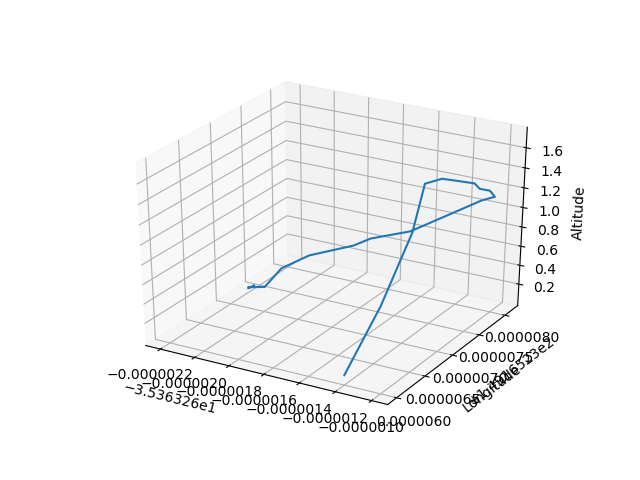

Recreate this plot in Python.
import dronekit
import time
import numpy as np
import plot

home_location = dronekit.LocationGlobalRelative(0, 0, 0)

def sliding_mode_control(state, ref, Ks):
    e = ref - state
    u = np.dot(Ks, np.sign(e))
    
    return u

def arm_takeoff(vehicle, altitude, scanning, plotting):
    global home_location
    home_location = vehicle.location.global_relative_frame
    
    print("Pre-arm checks")
    while not vehicle.is_armable:
        print("Waiting for vehicle to initialize...")
        time.sleep(1)

    print("Arming motors")
    vehicle.mode = dronekit.VehicleMode("ACRO")
    vehicle.armed = True
    while not vehicle.armed:
        print("Waiting for arming...")
        time.sleep(1)
    
    state = np.array([[vehicle.location.global_relative_frame.lat], [vehicle.location.global_relative_frame.lon]])
    ref = np.array([[vehicle.home_location.lat], [vehicle.home_location.lon]])
    Ks = np.array([[1.0, 0.0], [0.0, 1.0]])

    print("Take off!")
    while True:
         # Get the current state of the vehicle
        state = np.array([[vehicle.location.global_relative_frame.lat], [vehicle.location.global_relative_frame.lon]])

        # Run the Sliding Mode Control to generate control inputs
        u_control = sliding_mode_control(state, ref, Ks)
        
        print("Take Off Data : ")
        print(vehicle.location.global_relative_frame)
        if scanning: print("Lidar Sensor Distance (m)", vehicle.location.global_relative_frame.alt)
        if plotting: plot.save(vehicle.location.global_relative_frame)
        print("---------------------------------------------------------------------------")

        plot.save(vehicle.location.global_relative_frame)

        current_altitude = vehicle.location.global_relative_frame.alt
        altitude_error = altitude - current_altitude
        throttle_value = int(1500 + altitude_error * 35)
        
        # Set the control channel override values
        vehicle.channels.overrides = {
            '1': int(1500 + u_control[0,0]),
            '2': int(1500 + u_control[1,0]),
            '3': throttle_value,
            '4': 1500
        }
        
        # Send the control inputs to the vehicle
        vehicle.flush()
        
        if vehicle.location.global_relative_frame.alt >= altitude * 0.95:
            print('Reached target altitude: %s' % altitude)
            break
        
        time.sleep(0.1)

def trajectory(vehicle, altitude, distance, duration, scanning, plotting):
    print("Trajectory")
    t = 0
    Ks = np.array([[1.0, 0.0], [0.0, 1.0]])
    start_time = time.time()
    while True:
        # Compute the desired position on the circle
        ref = np.array([distance * np.cos(t), distance * np.sin(t)]).reshape(2,1) + np.array([[vehicle.home_location.lat], [vehicle.home_location.lon]])

        # Get the current state of the vehicle
        state = np.array([[vehicle.location.global_relative_frame.lat], [vehicle.location.global_relative_frame.lon]])

        # Run the Sliding Mode Control to generate control inputs
        u_control = sliding_mode_control(state, ref, Ks)
        
        current_altitude = vehicle.location.global_relative_frame.alt
        altitude_error = altitude - current_altitude
        throttle_value = int(1500 + altitude_error * 35)
        
        # Set the control channel override values
        vehicle.channels.overrides = {
            '1': int(1500 + (u_control[0,0] * 100)), 
            '2': int(1500 + (u_control[1,0] * 100)), 
            '3': throttle_value,
            '4': 1500
        }
        vehicle.flush()
        
        # Print the estimated position and velocity
        print("Trajectory Data : ")
        print('Latitude: %s, Longitude: %s' % (state[0,0], state[1,0]))
        print('Velocity in x-axis: %s, Velocity in y-axis: %s' % (state[2,0], state[3,0]))
        print([u_control[0,0], u_control[1,0]])
        if scanning: print("Lidar Sensor Distance (m)", vehicle.location.global_relative_frame.alt)
        if plotting: plot.save(vehicle.location.global_relative_frame)
        print(vehicle.location.global_relative_frame)
        print("---------------------------------------------------------------------------")

        plot.save(vehicle.location.global_relative_frame)

        # Update the time
        t += 0.1

        elapsed_time = time.time() - start_time
        if elapsed_time >= duration:
            break
        
        # Sleep for a short period of time
        time.sleep(0.1)
        
        
def landing_disarm(vehicle, scanning, plotting):
    print("Landing")
    Ks = np.array([[1.0, 0.0], [0.0, 1.0]])
    u_alt = 0.1
    while True:
        # Get the current state of the vehicle
        state = np.array([[vehicle.location.global_relative_frame.lat], [vehicle.location.global_relative_frame.lon]])

        # Compute the reference position for landing
        ref = np.array([[vehicle.home_location.lat], [vehicle.home_location.lon], [0.0], [0.0]])

        # Run the Sliding Mode Control to generate control inputs
        u_control = sliding_mode_control(state, ref, Ks)

        current_altitude = vehicle.location.global_relative_frame.alt
        altitude_error = u_alt - current_altitude
        throttle_value = int(1500 + altitude_error * 35)
        
        vehicle.channels.overrides = {
            '1': int(1500 + (u_control[0,0] * 100)), 
            '2': int(1500 + (u_control[1,0] * 100)), 
            '3': throttle_value, 
            '4': 1500
        }
        vehicle.flush()
        
        # Print the estimated position and velocity
        print("Landing Data : ")
        print('Latitude: %s, Longitude: %s' % (state[0,0], state[1,0]))
        print('Velocity in x-axis: %s, Velocity in y-axis: %s' % (state[2,0], state[3,0]))
        print([u_control[0,0], u_control[1,0]])
        if scanning: print("Lidar Sensor Distance (m)", vehicle.location.global_relative_frame.alt)
        if plotting: plot.save(vehicle.location.global_relative_frame)
        print(vehicle.location.global_relative_frame)
        print("---------------------------------------------------------------------------")

        plot.save(vehicle.location.global_relative_frame)

        # Check if the vehicle has landed
        if vehicle.location.global_relative_frame.alt <= u_alt * 1.10:
            print('Reached target altitude: %s' % u_alt)
            break

        # Sleep for a short period of time
        time.sleep(0.1)

    if plotting: plot.show("smc.png")

    # Disarm the vehicle
    vehicle.mode = dronekit.VehicleMode("LAND")
    print('Disarming...')
    vehicle.armed = False
    while vehicle.armed:
        time.sleep(1)

    